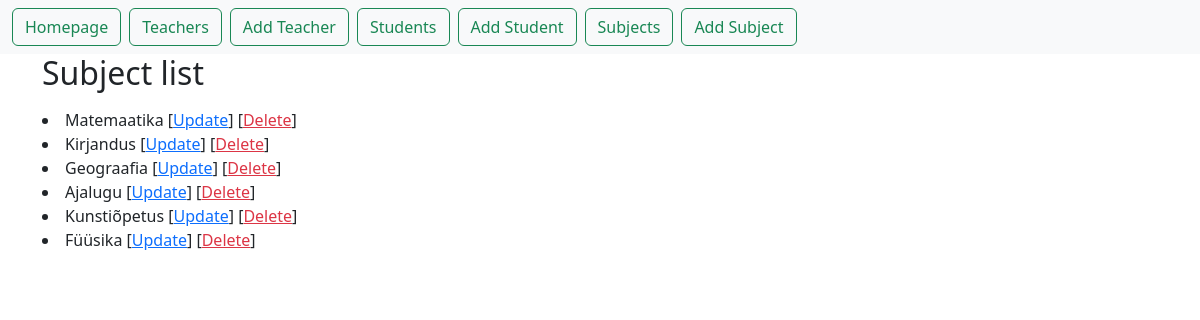
The page /first_app/subject_list/ on the database as committed earlier.
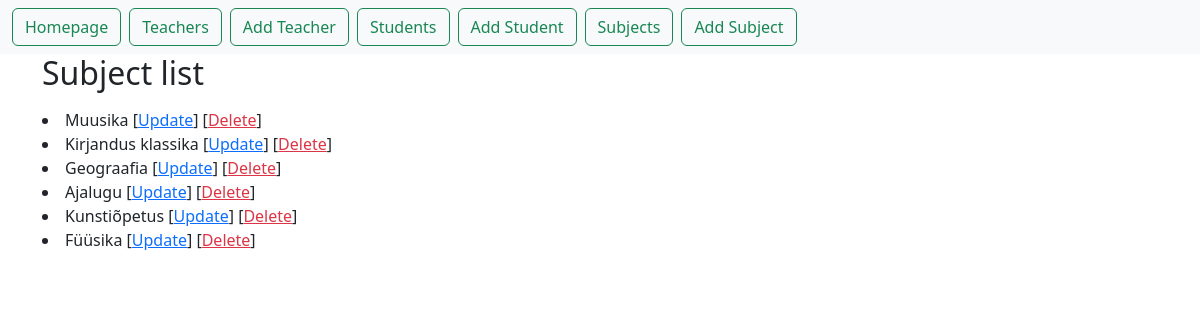
The same page on the database as committed later.
### first_app/models.py (models this page shows)
class Subject(models.Model): # et tabel oleks admin lehel nätav, selleks vt ka admin.py ja tee migrationid
    subject = models.CharField(max_length=50)
    def __str__(self): # vajalik et kuvaks admin tabelis nimed õigesti
        return self.subject

### first_app/views.py (the view)
# urls.py: path("subject_list/", views.SubjectListView.as_view(), name="subject_list"),
class SubjectListView(ListView):
    model = Subject
    context_object_name = "subjects"

### first_app/templates/first_app/subject_list.html (shortened to what this page needs)
{% extends "base.html" %}
{% block content %}
    <h2>Subject list</h2>
    {% for subject in subjects %}
    	<li>
            {{ subject }}
            [<a href="/first_app/subject_update/{{ subject.id }}" class="text_success">Update</a>]
            [<a href="/first_app/subject_delete/{{ subject.id }}" class="text-danger">Delete</a>]
        </li>
    {% endfor %}
{% endblock %}

### templates/base.html (shortened to what this page needs)
<!doctype html>
<html lang="en">
<head>
    <link href="https://cdn.jsdelivr.net/npm/bootstrap@5.3.1/dist/css/bootstrap.min.css" rel="stylesheet">
</head>
    <div>
        {%  include "menu.html" %}
    </div>
    <body>
        <div class="container">
            {% block content %}{% endblock %}
        </div>
    </body>
</html>

### templates/menu.html
 <nav class="navbar navbar-expand-lg bg-body-tertiary">
        <div class="container-fluid">
            <div class="collapse navbar-collapse" id="navbarNavAltMarkup">
                  <div class="navbar-nav">
                      <a class="btn btn-outline-success me-2" href="{% url 'first_app:home' %}">Homepage</a>
                      <a class="btn btn-outline-success me-2" href="{% url 'first_app:teacher_list' %}">Teachers</a>
                      <a class="btn btn-outline-success me-2" href="{% url 'first_app:teacher_create' %}">Add Teacher</a>
                      <a class="btn btn-outline-success me-2" href="{% url 'first_app:student_list' %}">Students</a>
                      <a class="btn btn-outline-success me-2" href="{% url 'first_app:student_create' %}">Add Student</a>
                      <a class="btn btn-outline-success me-2" href="{% url 'first_app:subject_list' %}">Subjects</a>
                      <a class="btn btn-outline-success" href="{% url 'first_app:subject_create' %}">Add Subject</a>
                  </div>
            </div>
      </div>
    </nav>

Rows that differ between the two databases and show on the page:
changed Subject: subject "Matemaatika" → "Muusika"
changed Subject: subject "Kirjandus" → "Kirjandus klassika"
